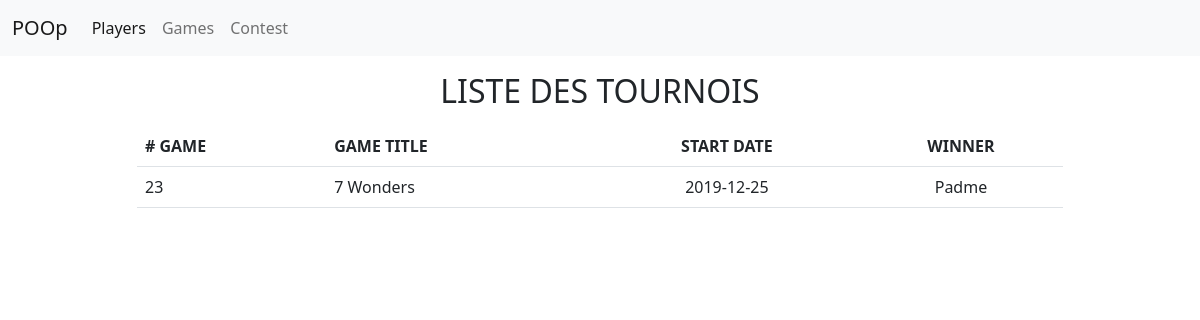
Page /?page=contest on the committed database.
### tables this page shows
CREATE TABLE `contest` (
  `id` int(11) NOT NULL,
  `game_id` int(3) NOT NULL,
  `start_date` date DEFAULT NULL,
  `winner_id` int(3) DEFAULT NULL
);

CREATE TABLE `game` (
  `id` int(11) NOT NULL,
  `title` varchar(64) NOT NULL,
  `min_players` int(3) NOT NULL,
  `max_players` int(3) NOT NULL
);

CREATE TABLE `player` (
  `id` int(11) NOT NULL,
  `email` varchar(128) NOT NULL,
  `nickname` varchar(128) NOT NULL
);

### Controller/Controller.php (called while the page is built, shortened)
<?php
    require_once('./Models/PdoManager.php');
       function contestAll()
        {
            $contests = new ContestManager;
            $getContests = $contests->getContest();
            require_once('./Views/contestView.php');
        }
?>

### Models/PdoManager.php (called while the page is built, shortened)
<?php
    class ContestManager extends Manager
    {
        public function getContest()
        {
            $bdd = $this->connexion();
            $req = $bdd->query("SELECT * FROM contest, game, player WHERE contest.game_id = game.id AND contest.winner_id = player.id  ORDER BY start_date desc");
            return $req;
        }
    }
?>

### Views/contestView.php (the view, shortened to what this page needs)
        <div class="container">
            <div class="row justify-content-center">
                <div class="col-10">
                <h2 class="text-uppercase text-center mt-3 mb-3">Liste des Tournois</h2>
                    <table class="table">
                        <thead>
                            <th class="text-uppercase"># Game</th>
                            <th class="text-uppercase">Game Title</th>
                            <th class="text-uppercase text-center">Start Date</th>
                            <th class="text-uppercase text-center">Winner</th>
                        </thead>
                        <tbody>
                        <?php
                        while ($contest = $getContests->fetch(PDO::FETCH_ASSOC))
                        {
                        ?>
                            <tr>
                                <td><?php echo $contest['game_id']; ?></td>
                                <td class=""><?php echo $contest['title']; ?></td>
                                <td class="text-center"><?php echo $contest['start_date']; ?></td>
                                <td class="text-center"><?php echo $contest['nickname']; ?></td>
                            </tr>
                        <?php
                        }
                        ?>
                        </tbody>
                    </table>
                </div>
            </div>
        </div>
<?php
    require_once('./Views/base.php');
?>

### rows in the picture
contest: game "23", game.title "7 Wonders", start_date "2019-12-25", winner.nickname "Padme"
